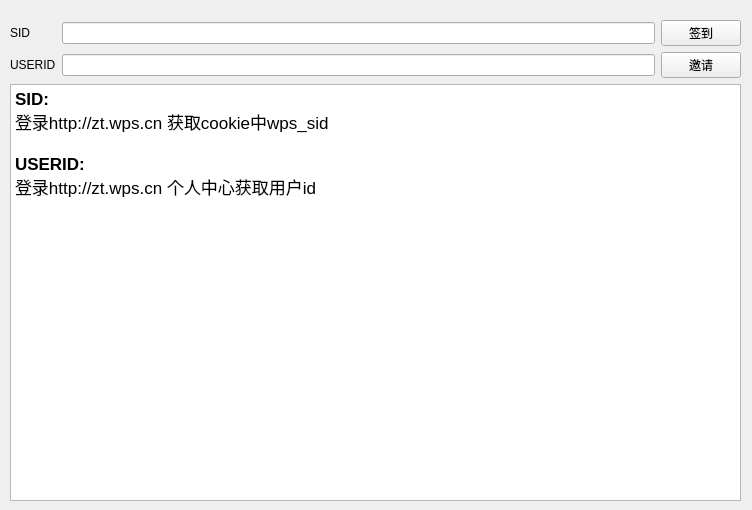
<?xml version="1.0" encoding="UTF-8"?>
<ui version="4.0">
 <class>MainWindow</class>
 <widget class="QMainWindow" name="MainWindow">
  <property name="geometry">
   <rect>
    <x>0</x>
    <y>0</y>
    <width>752</width>
    <height>510</height>
   </rect>
  </property>
  <property name="windowTitle">
   <string>Dk-wps</string>
  </property>
  <property name="windowIcon">
   <iconset>
    <normaloff>logo.png</normaloff>logo.png</iconset>
  </property>
  <widget class="QWidget" name="centralwidget">
   <widget class="QWidget" name="gridLayoutWidget">
    <property name="geometry">
     <rect>
      <x>10</x>
      <y>20</y>
      <width>731</width>
      <height>481</height>
     </rect>
    </property>
    <layout class="QGridLayout" name="gridLayout">
     <item row="2" column="2">
      <widget class="QPushButton" name="wps_sign_in_Button">
       <property name="text">
        <string>邀请</string>
       </property>
      </widget>
     </item>
     <item row="0" column="1">
      <widget class="QLineEdit" name="sid">
       <property name="text">
        <string/>
       </property>
      </widget>
     </item>
     <item row="2" column="1">
      <widget class="QLineEdit" name="userid">
       <property name="text">
        <string/>
       </property>
      </widget>
     </item>
     <item row="0" column="0">
      <widget class="QLabel" name="label">
       <property name="text">
        <string>SID</string>
       </property>
      </widget>
     </item>
     <item row="0" column="2">
      <widget class="QPushButton" name="wps_invite_Button">
       <property name="text">
        <string>签到</string>
       </property>
      </widget>
     </item>
     <item row="2" column="0">
      <widget class="QLabel" name="label_2">
       <property name="text">
        <string>USERID</string>
       </property>
      </widget>
     </item>
     <item row="3" column="0" colspan="3">
      <widget class="QTextBrowser" name="textBrowser">
       <property name="html">
        <string>&lt;!DOCTYPE HTML PUBLIC &quot;-//W3C//DTD HTML 4.0//EN&quot; &quot;http://www.w3.org/TR/REC-html40/strict.dtd&quot;&gt;
&lt;html&gt;&lt;head&gt;&lt;meta name=&quot;qrichtext&quot; content=&quot;1&quot; /&gt;&lt;style type=&quot;text/css&quot;&gt;
p, li { white-space: pre-wrap; }
&lt;/style&gt;&lt;/head&gt;&lt;body style=&quot; font-family:'.SF NS Text'; font-size:13pt; font-weight:400; font-style:normal;&quot;&gt;
&lt;p style=&quot; margin-top:0px; margin-bottom:0px; margin-left:0px; margin-right:0px; -qt-block-indent:0; text-indent:0px;&quot;&gt;&lt;span style=&quot; font-weight:600;&quot;&gt;SID:&lt;/span&gt;&lt;/p&gt;
&lt;p style=&quot; margin-top:0px; margin-bottom:0px; margin-left:0px; margin-right:0px; -qt-block-indent:0; text-indent:0px;&quot;&gt;登录http://zt.wps.cn 获取cookie中wps_sid&lt;/p&gt;
&lt;p style=&quot;-qt-paragraph-type:empty; margin-top:0px; margin-bottom:0px; margin-left:0px; margin-right:0px; -qt-block-indent:0; text-indent:0px;&quot;&gt;&lt;br /&gt;&lt;/p&gt;
&lt;p style=&quot; margin-top:0px; margin-bottom:0px; margin-left:0px; margin-right:0px; -qt-block-indent:0; text-indent:0px;&quot;&gt;&lt;span style=&quot; font-weight:600;&quot;&gt;USERID:&lt;/span&gt;&lt;/p&gt;
&lt;p style=&quot; margin-top:0px; margin-bottom:0px; margin-left:0px; margin-right:0px; -qt-block-indent:0; text-indent:0px;&quot;&gt;登录http://zt.wps.cn 个人中心获取用户id&lt;/p&gt;&lt;/body&gt;&lt;/html&gt;</string>
       </property>
      </widget>
     </item>
    </layout>
   </widget>
  </widget>
 </widget>
 <resources/>
 <connections/>
</ui>
